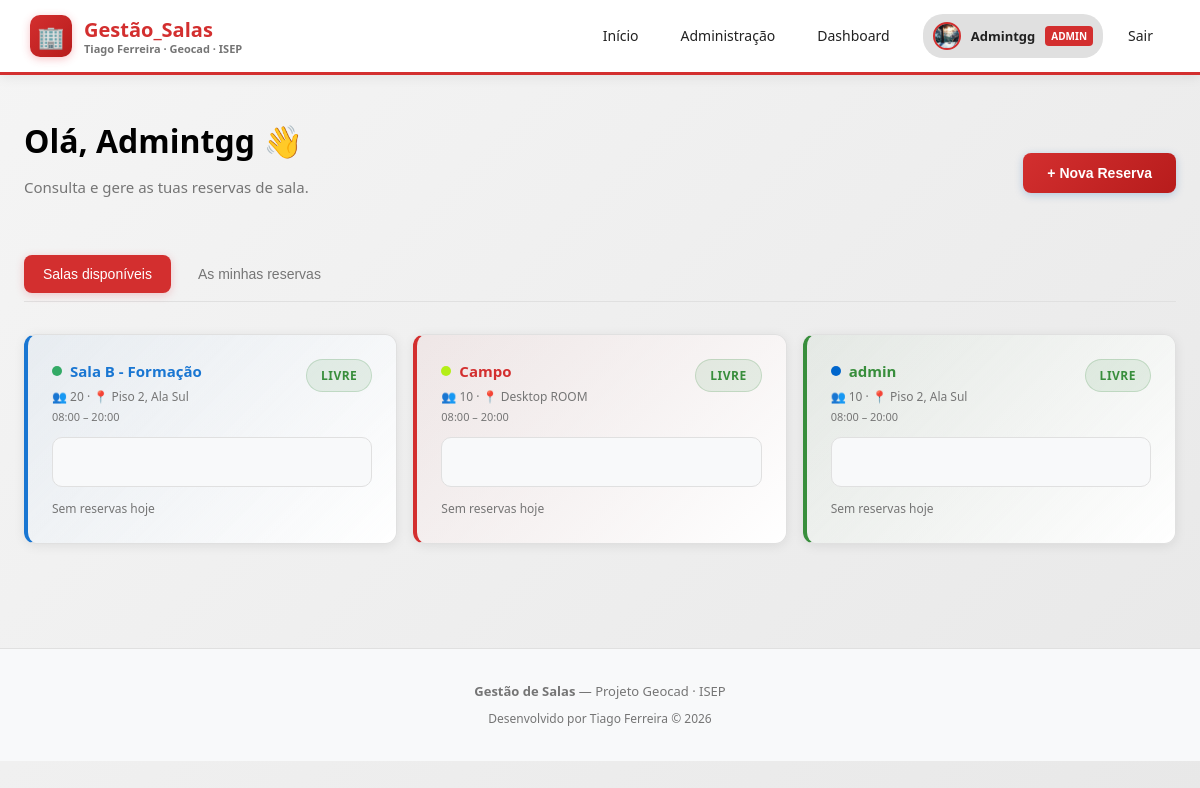
The page /dashboard (signed in) on the database as committed earlier.
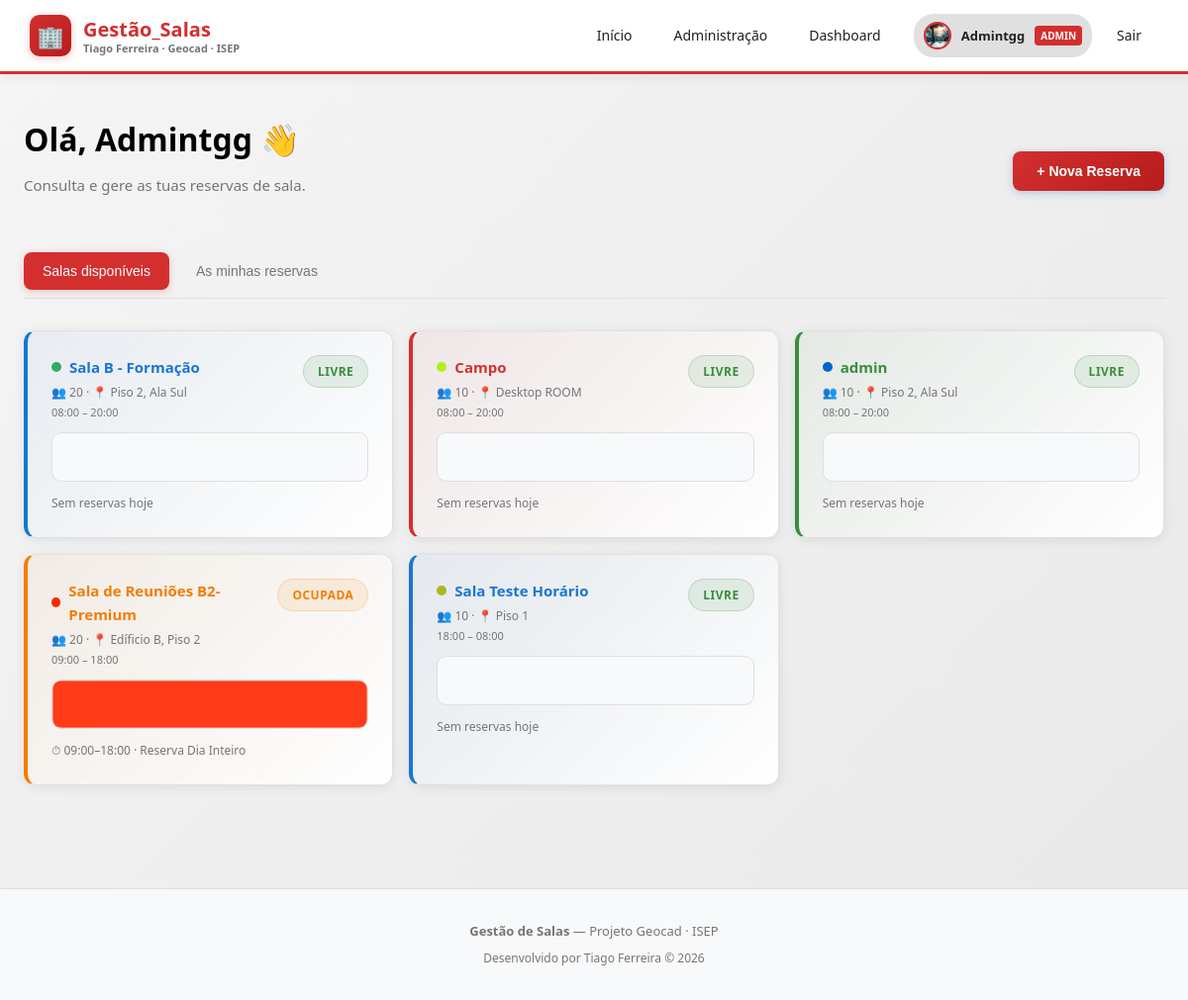
The same page on the database as committed later.
### app/models.py (models this page shows)
class User(Base):
    __tablename__ = "users"
    id       = Column(Integer, primary_key=True, index=True)
    name     = Column(String, nullable=False)
    email    = Column(String, unique=True, nullable=False)
    password = Column(String, nullable=False)
    role     = Column(String, default="user")
    avatar   = Column(String, default="")  # Caminho para a foto de perfil
    reservations = relationship("Reservation", back_populates="user")

class Room(Base):
    __tablename__ = "rooms"
    id         = Column(Integer, primary_key=True, index=True)
    name       = Column(String, nullable=False)
    capacity   = Column(Integer, nullable=False)
    location   = Column(String, nullable=False)
    color      = Column(String, default="#e85d04")
    start_time = Column(String, nullable=False)        # ex: "08:00"
    end_time   = Column(String, nullable=False)        # ex: "18:00"
    work_days  = Column(String, default="1,2,3,4,5")  # dias da semana separados por vírgula
    reservations = relationship("Reservation", back_populates="room")
    equipment = relationship("Equipment", back_populates="room")

class Reservation(Base):
    __tablename__ = "reservations"
    id         = Column(Integer, primary_key=True, index=True)
    title      = Column(String, nullable=False)
    date       = Column(String, nullable=False)        # ex: "2026-02-23"
    start_time = Column(String, nullable=False)        # ex: "09:00"
    end_time   = Column(String, nullable=False)        # ex: "10:00"
    room_id = Column(Integer, ForeignKey("rooms.id"), nullable=False)
    user_id = Column(Integer, ForeignKey("users.id"), nullable=False)
    room = relationship("Room", back_populates="reservations")
    user = relationship("User", back_populates="reservations")

### app/routers/dashboard.py (the view)
@router.get("/dashboard")
async def dashboard(request: Request, db=Depends(get_db)):
    user = require_login(request, db)
    rooms = db.query(models.Room).all()
    today = str(date_type.today())
    all_res = db.query(models.Reservation).filter(models.Reservation.date == today).all()
    my_res = db.query(models.Reservation).filter(
        models.Reservation.user_id == user.id
    ).order_by(models.Reservation.date, models.Reservation.start_time).all()
    return request.app.state.templates.TemplateResponse(
        "dashboard.html",
        {
            "request": request,
            "user": user,
            "rooms": rooms,
            "today": today,
            "all_reservations": all_res,
            "my_reservations": my_res,
            "error": None,
        },
    )

### app/templates/dashboard.html (shortened to what this page needs)
{% extends "base.html" %}
{% block content %}
<div class="container" style="max-width: 1400px;">
  <div style="display: flex; justify-content: space-between; align-items: center; margin-bottom: 24px; flex-wrap: wrap; gap: 12px;">
    <div>
      <h1 class="page-title">Olá, {{ user.name.split(' ')[0] }} 👋</h1>
      <p class="page-sub">Consulta e gere as tuas reservas de sala.</p>
    </div>
    <button class="btn btn-primary" onclick="openModal('modal-create')">+ Nova Reserva</button>
  </div>
  <div class="admin-tabs">
    <button class="admin-tab active" onclick="showTab('tab-rooms', this)">Salas disponíveis</button>
    <button class="admin-tab" onclick="showTab('tab-mine', this)">As minhas reservas</button>
  </div>
  <div id="tab-rooms">
    <div style="display: grid; grid-template-columns: repeat(auto-fill, minmax(280px, 1fr)); gap: 16px;">
      {% for room in rooms %}
        {% set room_res = (all_reservations or []) | selectattr("room_id", "equalto", room.id) | list %}
        {% set room_color_class = 'room-blue' if loop.index % 4 == 1 else ('room-red' if loop.index % 4 == 2 else ('room-green' if loop.index % 4 == 3 else 'room-orange')) %}
        <div class="card {{ room_color_class }}">
          <div style="display: flex; justify-content: space-between; align-items: flex-start; margin-bottom: 12px;">
            <div>
              <div style="display: flex; align-items: center; gap: 8px; margin-bottom: 4px;">
                <div style="width: 10px; height: 10px; border-radius: 50%; background-color: {{ room.color or '#ccc' }};"></div>
                <span class="room-title" style="font-weight: 700; font-size: 15px;">{{ room.name }}</span>
              </div>
              <div style="color: var(--text-muted); font-size: 12px;">👥 {{ room.capacity }} · 📍 {{ room.location }}</div>
              <div style="color: var(--text-muted); font-size: 11px; margin-top: 2px;">{{ room.start_time }} – {{ room.end_time }}</div>
            </div>
            {% if room_res | length == 0 %}
              <span class="tag tag-green">Livre</span>
            {% else %}
              <span class="tag tag-orange">Ocupada</span>
            {% endif %}
          </div>
          <div class="occ-bar">
            {% set start_min = room.start_time.split(':')[0] | int * 60 + room.start_time.split(':')[1] | int %}
            {% set end_min = room.end_time.split(':')[0] | int * 60 + room.end_time.split(':')[1] | int %}
            {% set total = end_min - start_min %}
            {% for r in room_res %}
              {% set s = r.start_time.split(':')[0] | int * 60 + r.start_time.split(':')[1] | int %}
              {% set e = r.end_time.split(':')[0] | int * 60 + r.end_time.split(':')[1] | int %}
              <div class="occ-segment" style="left: {{ ((s - start_min) / total * 100) }}%; width: {{ ((e - s) / total * 100) }}%; background-color: {{ room.color }};"></div>
            {% endfor %}
          </div>
          <div style="margin-top: 10px; font-size: 12px; color: var(--text-muted);">
            {% for r in room_res | sort(attribute='start_time') %}
              <div style="margin-top: 4px;">⏱ {{ r.start_time }}–{{ r.end_time }} · {{ r.title }}</div>
            {% endfor %}
            {% if not room_res %} Sem reservas hoje {% endif %}
          </div>
        </div>
      {% endfor %}
    </div>
  </div>
</div>
{% endblock %}

### app/templates/base.html (shortened to what this page needs)
<!DOCTYPE html>
<html lang="pt">
<head>
</head>
<body>
  <header class="header">
    <a href="/" class="logo">
      <div class="logo-icon">🏢</div>
      <div style="display: flex; flex-direction: column; line-height: 1.2;">
        <span style="font-weight: 700;">Gestão_Salas</span>
        <span style="font-size: 11px; color: var(--text-muted);">Tiago Ferreira · Geocad · ISEP</span>
      </div>
    </a>
    <nav class="nav">
      <a href="/">Início</a>
      {% if user %}
        {% if user.role in ['admin', 'manager'] %}
          <a href="/admin">Administração</a>
          <a href="/dashboard">Dashboard</a>
        {% else %}
          <a href="/dashboard">Dashboard</a>
          <a href="/user">A Minha Conta</a>
        {% endif %}
        <div style="display: flex; align-items: center; gap: 10px; margin-left: 8px; padding: 4px 10px; background: var(--border); border-radius: 20px;">
          {% if user.avatar %}
            <img src="{{ user.avatar }}" alt="{{ user.name }}"
                 style="width: 28px; height: 28px; border-radius: 50%; object-fit: cover; border: 2px solid var(--primary);">
          {% else %}
            <div style="width: 28px; height: 28px; border-radius: 50%; background: linear-gradient(135deg, var(--primary), var(--primary-hover));
                        display: flex; align-items: center; justify-content: center;
                        font-size: 13px; font-weight: 700; color: white;">
              {{ user.name[0].upper() }}
            </div>
          {% endif %}
          <span style="font-size: 13px; font-weight: 600;">{{ user.name }}</span>
          {% if user.role in ['admin', 'manager'] %}
            <span style="font-size: 10px; padding: 2px 6px; border-radius: 4px; background: var(--primary); color: white; font-weight: 700; text-transform: uppercase;">{{ user.role }}</span>
          {% endif %}
        </div>
        <a href="/logout">Sair</a>
      {% else %}
        <a href="/login" class="btn btn-primary">Entrar</a>
      {% endif %}
    </nav>
  </header>
  <main>
    {% block content %}{% endblock %}
  </main>
  <footer class="footer">
    <div style="margin-bottom: 8px;">
      <strong>Gestão de Salas</strong> — Projeto Geocad · ISEP
    </div>
    <div style="color: var(--text-muted); font-size: 12px;">
      Desenvolvido por Tiago Ferreira &copy; 2026
    </div>
  </footer>
</body>
</html>

### app/templates/base.html (style rules this page uses)
:root { --primary: #D32F2F; --primary-hover: #B71C1C; --primary-light: rgba(211, 47, 47, 0.1); --primary-gradient: linear-gradient(135deg, #D32F2F 0%, #B71C1C 100%); --bg: #F5F5F5; --bg-gradient: linear-gradient(135deg, #F5F5F5 0%, #E8E8E8 100%); --card: #FFFFFF; --card-hover: #FAFAFA; --danger: #D32F2F; --danger-hover: #8B0000; --border: #E0E0E0; --border-light: #F0F0F0; --text: #212121; --text-muted: #757575; --text-dark: #000000; --text-light: #FFFFFF; --success: #388E3C; --success-bg: rgba(56, 142, 60, 0.1); --warning: #F57C00; --shadow: 0 4px 20px rgba(211, 47, 47, 0.15); --shadow-card: 0 2px 12px rgba(0, 0, 0, 0.08); --shadow-hover: 0 8px 30px rgba(211, 47, 47, 0.2); }
* { margin: 0; padding: 0; box-sizing: border-box; }
body { font-family: 'Segoe UI', system-ui, -apple-system, sans-serif; background: var(--bg-gradient); color: var(--text); min-height: 100vh; line-height: 1.6; }
.header { background: var(--card); border-bottom: 3px solid var(--primary); padding: 14px 30px; display: flex; justify-content: space-between; align-items: center; flex-wrap: wrap; gap: 12px; position: sticky; top: 0; z-index: 100; box-shadow: 0 2px 12px rgba(0, 0, 0, 0.08); }
.logo { display: flex; align-items: center; gap: 12px; font-size: 20px; font-weight: 700; text-decoration: none; color: var(--primary); transition: transform 0.2s; }
.logo-icon { width: 42px; height: 42px; background: var(--primary-gradient); border-radius: 10px; display: flex; align-items: center; justify-content: center; font-size: 22px; box-shadow: 0 2px 8px rgba(230, 57, 70, 0.3); }
.nav { display: flex; gap: 8px; flex-wrap: wrap; }
.nav a, .nav button { padding: 10px 16px; border-radius: 8px; text-decoration: none; color: var(--text); font-size: 14px; font-weight: 500; background: transparent; border: 1px solid transparent; cursor: pointer; transition: all 0.2s ease; }
.container { max-width: 1200px; margin: 0 auto; padding: 40px 24px; }
.card { background: var(--card); border: 1px solid var(--border); border-radius: 12px; padding: 24px; transition: all 0.2s ease; box-shadow: var(--shadow-card); }
.page-title { font-size: 32px; font-weight: 700; margin-bottom: 8px; color: var(--text-dark); }
.page-sub { color: var(--text-muted); font-size: 15px; margin-bottom: 32px; }
.btn { padding: 12px 24px; border-radius: 8px; border: none; font-size: 14px; font-weight: 600; cursor: pointer; display: inline-flex; align-items: center; gap: 8px; transition: all 0.2s ease; text-decoration: none; position: relative; overflow: hidden; }
.btn-primary { background: var(--primary-gradient); color: #ffffff !important; font-weight: 600; box-shadow: 0 2px 8px rgba(0, 86, 179, 0.25); }
.admin-tabs { display: flex; gap: 8px; margin-bottom: 32px; flex-wrap: wrap; padding-bottom: 8px; border-bottom: 1px solid var(--border); }
.admin-tab { padding: 10px 18px; border-radius: 8px; text-decoration: none; color: var(--text-muted); font-size: 14px; font-weight: 500; background: transparent; border: 1px solid transparent; transition: all 0.2s ease; }
.admin-tab.active { background: var(--primary); color: white; box-shadow: 0 2px 8px rgba(230, 57, 70, 0.25); }
.tag { padding: 6px 14px; border-radius: 20px; font-size: 12px; font-weight: 700; display: inline-block; text-transform: uppercase; letter-spacing: 0.5px; }
.tag-green { background: var(--success-bg); color: var(--success); border: 1px solid rgba(51, 170, 102, 0.3); }
.tag-orange { background: rgba(255, 170, 0, 0.15); color: var(--warning); border: 1px solid rgba(255, 170, 0, 0.3); }
.occ-bar { position: relative; height: 60px; background: #f8f9fa; border-radius: 8px; overflow: hidden; margin: 12px 0; border: 1px solid var(--border); }
.occ-segment { position: absolute; height: 100%; opacity: 0.85; border-radius: 4px; cursor: pointer; transition: opacity 0.2s; border: 1px solid rgba(255, 255, 255, 0.3); }
.occ-bar { position: relative; height: 50px; background: #f8f9fa; border-radius: 10px; overflow: hidden; margin: 12px 0; border: 1px solid var(--border); }
.occ-segment { position: absolute; height: 100%; opacity: 0.9; border-radius: 6px; cursor: pointer; transition: all 0.2s ease; border: 1px solid rgba(255, 255, 255, 0.3); }
.footer { text-align: center; padding: 32px; color: var(--text-muted); font-size: 13px; border-top: 1px solid var(--border); margin-top: 64px; background: #f8f9fa; }

Rows that differ between the two databases and show on the page:
added Room: name "Sala de Reuniões B2- Premium", capacity "20", location "Edíficio B, Piso 2", start_time "09:00", end_time "18:00", shows "OCUPADA"
added Reservation: {{ ((e - s) / total * 100) }} 100.0 (drawn), start_time "09:00", end_time "18:00", title "Reserva Dia Inteiro"
added Room: name "Sala Teste Horário", capacity "10", location "Piso 1", start_time "18:00", end_time "08:00", shows "LIVRE", shows "Sem reservas hoje"
